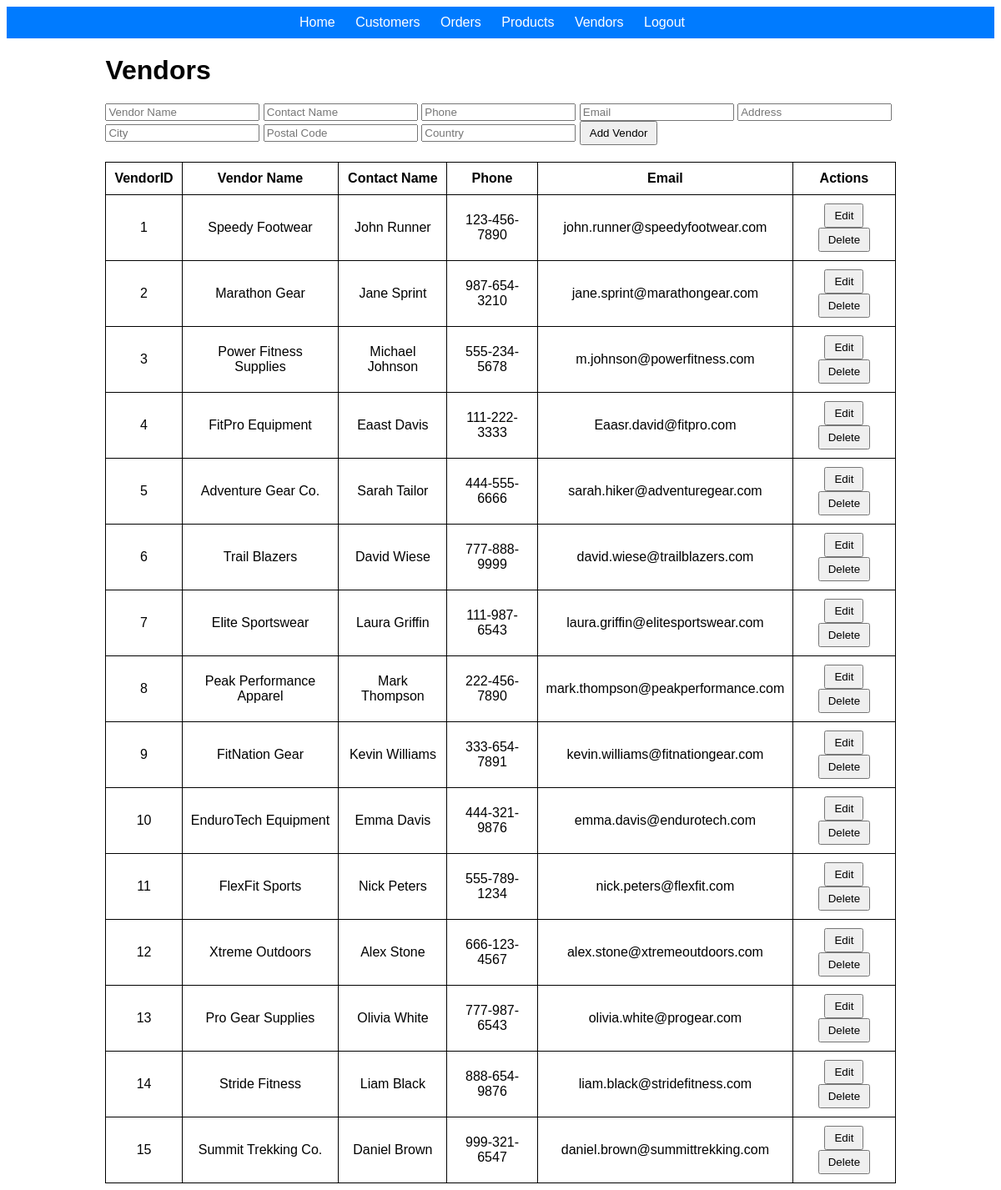
Page /admin/vendors.php on the earlier database version.
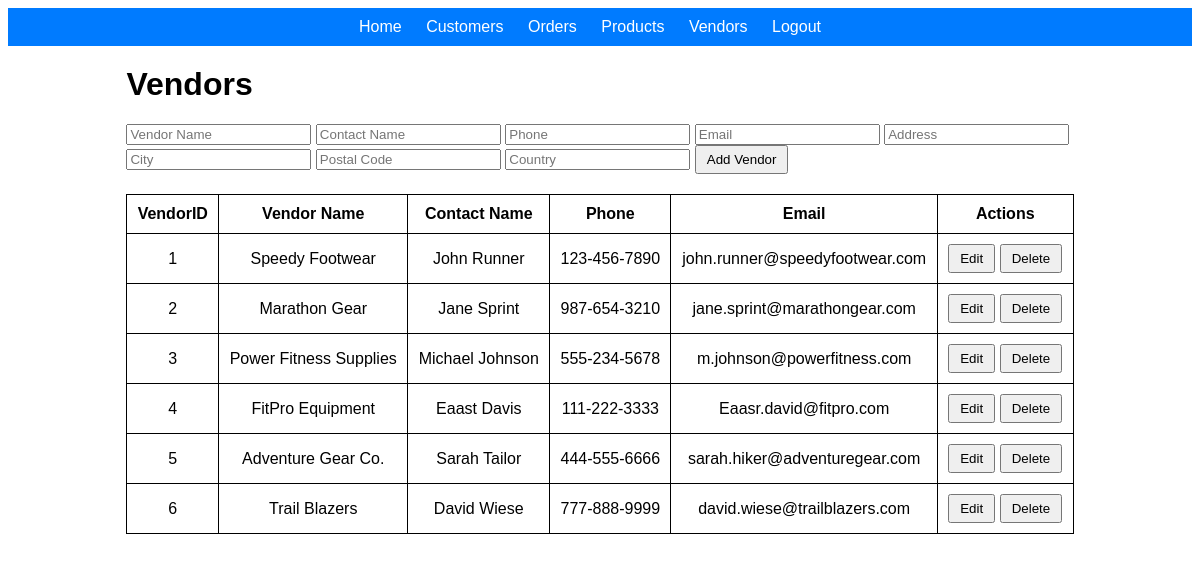
Same page on the later database version.
### tables this page shows
CREATE TABLE Vendor (
    VendorID INT PRIMARY KEY,
    VendorName VARCHAR(100),
    ContactName VARCHAR(100),
    Phone VARCHAR(20),
    Email VARCHAR(255),
    Address VARCHAR(255),
    City VARCHAR(100),
    PostalCode VARCHAR(20),
    Country VARCHAR(100),
    CreatedDate TIMESTAMP DEFAULT CURRENT_TIMESTAMP
);

### database.php (called while the page is built, shortened)
<?php
$conn = null;
function select_rows($sql) {
    global $conn;
    $rows = array();
    $result = $conn->query($sql);
    if ($result && $result->num_rows > 0) {
        while ($row = $result->fetch_assoc()) {
            array_push($rows, $row);
        }
    }
    return $rows;
}
function get_vendors() {
    $sql = "SELECT VendorID, VendorName, ContactName, Phone, Email, Address, City, PostalCode, Country, CreatedDate FROM Vendor";
    $rows = select_rows($sql);
    return $rows;
}
?>

### admin/vendors.php (the view, shortened to what this page needs)
<?php
include '../database.php';
$vendorName = '';
$contactName = '';
$phone = '';
$email = '';
$address = '';
$city = '';
$postalCode = '';
$country = '';
$vendors = get_vendors();
?>
<!DOCTYPE html>
<html lang="en">
<head>
</head>
<body>
<nav>
    <a href="index.php">Home</a>
    <a href="customers.php">Customers</a>
    <a href="orders.php">Orders</a>
    <a href="products.php">Products</a>
    <a href="vendors.php">Vendors</a>
    <?php if (isset($_SESSION['customer_id'])): ?>
        <a href="?logout=true" class="logout-btn">Logout</a>
    <?php else: ?>
        <a href="../login.php">Logout</a>
    <?php endif; ?>
</nav>
<div class="container">
    <h1>Vendors</h1>
    <form action="vendors.php" method="POST" id="vendorForm">
        <input type="text" name="VendorName" id="VendorName" placeholder="Vendor Name" value="<?= htmlspecialchars($vendorName) ?>" required>
        <input type="text" name="ContactName" id="ContactName" placeholder="Contact Name" value="<?= htmlspecialchars($contactName) ?>" required>
        <input type="text" name="Phone" id="Phone" placeholder="Phone" value="<?= htmlspecialchars($phone) ?>" required>
        <input type="email" name="Email" id="Email" placeholder="Email" value="<?= htmlspecialchars($email) ?>" required>
        <input type="text" name="Address" id="Address" placeholder="Address" value="<?= htmlspecialchars($address) ?>" required>
        <input type="text" name="City" id="City" placeholder="City" value="<?= htmlspecialchars($city) ?>" required>
        <input type="text" name="PostalCode" id="PostalCode" placeholder="Postal Code" value="<?= htmlspecialchars($postalCode) ?>" required>
        <input type="text" name="Country" id="Country" placeholder="Country" value="<?= htmlspecialchars($country) ?>" required>
        <button type="submit" id="submitButton">Add Vendor</button>
    </form>
    <table>
        <tr>
            <th>VendorID</th>
            <th>Vendor Name</th>
            <th>Contact Name</th>
            <th>Phone</th>
            <th>Email</th>
            <th>Actions</th>
        </tr>
        <?php foreach ($vendors as $vendor): ?>
            <tr>
                <td><?= $vendor['VendorID'] ?></td>
                <td><?= $vendor['VendorName'] ?></td>
                <td><?= $vendor['ContactName'] ?></td>
                <td><?= $vendor['Phone'] ?></td>
                <td><?= $vendor['Email'] ?></td>
                <td>
                    <button onclick="editVendor('<?= $vendor['VendorID'] ?>', '<?= htmlspecialchars($vendor['VendorName']) ?>', '<?= htmlspecialchars($vendor['ContactName']) ?>', '<?= htmlspecialchars($vendor['Phone']) ?>', '<?= htmlspecialchars($vendor['Email']) ?>', '<?= htmlspecialchars($vendor['Address']) ?>', '<?= htmlspecialchars($vendor['City']) ?>', '<?= htmlspecialchars($vendor['PostalCode']) ?>', '<?= htmlspecialchars($vendor['Country']) ?>')">Edit</button>
                    <button onclick="deleteVendor('<?= $vendor['VendorID'] ?>', '<?= htmlspecialchars($vendor['VendorName']) ?>')">Delete</button>
                </td>
            </tr>
        <?php endforeach; ?>
    </table>
</div>
</body>
</html>

### admin/vendors.php (style rules this page uses)
body { font-family: Arial, sans-serif; }
nav { background-color: #007BFF; padding: 10px; text-align: center; }
nav a { color: white; margin-right: 20px; text-decoration: none; font-size: 16px; }
table { width: 100%; border-collapse: collapse; margin-top: 20px; }
table, th, td { border: 1px solid black; }
th, td { padding: 10px; text-align: center; }
form { margin-bottom: 20px; }
.container { width: 80%; margin: 0 auto; }
button { padding: 5px 10px; }
h1 { margin-top: 20px; }

Differences in the rows shown:
removed vendor: VendorID "7", VendorName "Elite Sportswear", ContactName "Laura Griffin", Phone "111-987-6543", Email "laura.griffin@elitesportswear.com"
removed vendor: VendorID "8", VendorName "Peak Performance Apparel", ContactName "Mark Thompson", Phone "222-456-7890", Email "mark.thompson@peakperformance.com"
removed vendor: VendorID "9", VendorName "FitNation Gear", ContactName "Kevin Williams", Phone "333-654-7891", Email "kevin.williams@fitnationgear.com"
removed vendor: VendorID "10", VendorName "EnduroTech Equipment", ContactName "Emma Davis", Phone "444-321-9876", Email "emma.davis@endurotech.com"
removed vendor: VendorID "11", VendorName "FlexFit Sports", ContactName "Nick Peters", Phone "555-789-1234", Email "nick.peters@flexfit.com"
removed vendor: VendorID "12", VendorName "Xtreme Outdoors", ContactName "Alex Stone", Phone "666-123-4567", Email "alex.stone@xtremeoutdoors.com"
removed vendor: VendorID "13", VendorName "Pro Gear Supplies", ContactName "Olivia White", Phone "777-987-6543", Email "olivia.white@progear.com"
removed vendor: VendorID "14", VendorName "Stride Fitness", ContactName "Liam Black", Phone "888-654-9876", Email "liam.black@stridefitness.com"
removed vendor: VendorID "15", VendorName "Summit Trekking Co.", ContactName "Daniel Brown", Phone "999-321-6547", Email "daniel.brown@summittrekking.com"
